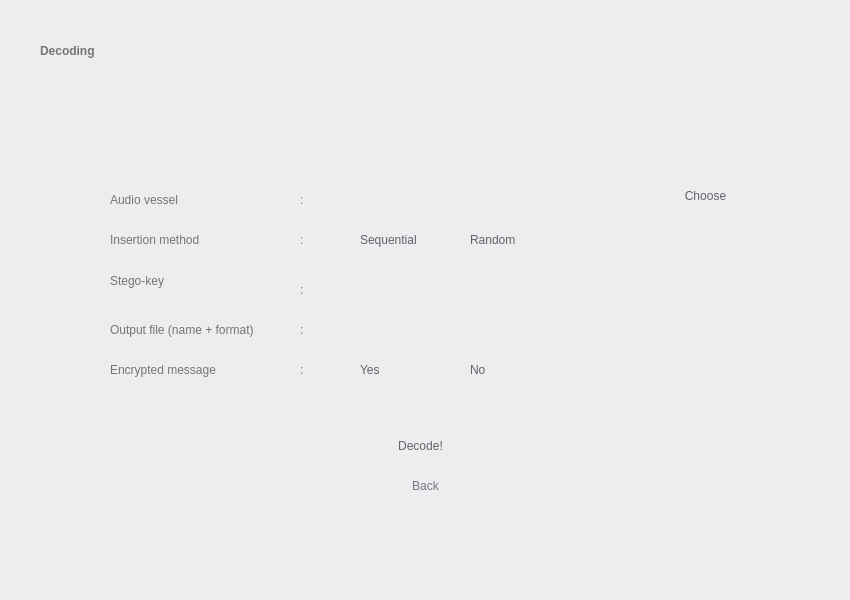
<?xml version="1.0" encoding="UTF-8"?>
<ui version="4.0">
 <class>Widget</class>
 <widget class="QWidget" name="Widget">
  <property name="geometry">
   <rect>
    <x>0</x>
    <y>0</y>
    <width>850</width>
    <height>600</height>
   </rect>
  </property>
  <property name="windowTitle">
   <string>Widget</string>
  </property>
  <property name="styleSheet">
   <string notr="true">background-color: rgb(238, 236, 239);</string>
  </property>
  <widget class="QWidget" name="widget1" native="true">
   <property name="geometry">
    <rect>
     <x>0</x>
     <y>0</y>
     <width>850</width>
     <height>600</height>
    </rect>
   </property>
   <property name="styleSheet">
    <string notr="true">QWidget#widget1 {background-color: rgb(246, 245, 247);};

</string>
   </property>
   <widget class="QLabel" name="label">
    <property name="geometry">
     <rect>
      <x>40</x>
      <y>30</y>
      <width>241</width>
      <height>41</height>
     </rect>
    </property>
    <property name="styleSheet">
     <string notr="true">background-color: rgba(255, 255, 255, 0);
color: rgb(116, 116, 118);
font: 36pt &quot;Product Sans&quot;;
font-weight: bold;
</string>
    </property>
    <property name="text">
     <string>Decoding</string>
    </property>
    <property name="alignment">
     <set>Qt::AlignLeading|Qt::AlignLeft|Qt::AlignVCenter</set>
    </property>
   </widget>
   <widget class="QPushButton" name="goButton">
    <property name="geometry">
     <rect>
      <x>340</x>
      <y>420</y>
      <width>161</width>
      <height>51</height>
     </rect>
    </property>
    <property name="styleSheet">
     <string notr="true">font: 17pt &quot;Product Sans&quot;;
color: rgb(96, 99, 103);
border-radius: 25px;
</string>
    </property>
    <property name="text">
     <string>Decode!</string>
    </property>
   </widget>
   <widget class="QLabel" name="label_4">
    <property name="geometry">
     <rect>
      <x>110</x>
      <y>190</y>
      <width>101</width>
      <height>20</height>
     </rect>
    </property>
    <property name="styleSheet">
     <string notr="true">background-color: rgba(255, 255, 255, 0);
font: 15pt &quot;Product Sans&quot;;
color: rgb(116, 116, 118);</string>
    </property>
    <property name="text">
     <string>Audio vessel</string>
    </property>
    <property name="alignment">
     <set>Qt::AlignLeading|Qt::AlignLeft|Qt::AlignVCenter</set>
    </property>
   </widget>
   <widget class="QLineEdit" name="vesselField">
    <property name="geometry">
     <rect>
      <x>320</x>
      <y>180</y>
      <width>341</width>
      <height>31</height>
     </rect>
    </property>
    <property name="styleSheet">
     <string notr="true">border-radius: 2px;
padding-left: 10px;
color: rgb(116, 116, 118);
</string>
    </property>
    <property name="readOnly">
     <bool>true</bool>
    </property>
   </widget>
   <widget class="QLineEdit" name="stegoKeyField">
    <property name="geometry">
     <rect>
      <x>320</x>
      <y>270</y>
      <width>341</width>
      <height>31</height>
     </rect>
    </property>
    <property name="styleSheet">
     <string notr="true">border-radius: 2px;
padding-left: 10px;
color: rgb(116, 116, 118);
</string>
    </property>
   </widget>
   <widget class="QRadioButton" name="insButton_2">
    <property name="geometry">
     <rect>
      <x>450</x>
      <y>230</y>
      <width>101</width>
      <height>20</height>
     </rect>
    </property>
    <property name="styleSheet">
     <string notr="true">font: 15pt &quot;Product Sans&quot;;
background-color: rgba(255, 255, 255, 0);
border-radius: 4px;
color: rgb(96, 99, 103);
</string>
    </property>
    <property name="text">
     <string>Random</string>
    </property>
    <attribute name="buttonGroup">
     <string notr="true">buttonGroup_2</string>
    </attribute>
   </widget>
   <widget class="QRadioButton" name="insButton_1">
    <property name="geometry">
     <rect>
      <x>340</x>
      <y>230</y>
      <width>101</width>
      <height>20</height>
     </rect>
    </property>
    <property name="styleSheet">
     <string notr="true">font: 15pt &quot;Product Sans&quot;;
border-radius: 4px;
color: rgb(96, 99, 103);
background-color: rgba(255, 255, 255, 0);
</string>
    </property>
    <property name="text">
     <string>Sequential</string>
    </property>
    <attribute name="buttonGroup">
     <string notr="true">buttonGroup_2</string>
    </attribute>
   </widget>
   <widget class="QLineEdit" name="outputFileField">
    <property name="geometry">
     <rect>
      <x>320</x>
      <y>310</y>
      <width>341</width>
      <height>31</height>
     </rect>
    </property>
    <property name="styleSheet">
     <string notr="true">border-radius: 2px;
padding-left: 10px;
color: rgb(116, 116, 118);
</string>
    </property>
   </widget>
   <widget class="QPushButton" name="vesselButton">
    <property name="geometry">
     <rect>
      <x>670</x>
      <y>180</y>
      <width>71</width>
      <height>31</height>
     </rect>
    </property>
    <property name="styleSheet">
     <string notr="true">font: 15pt &quot;Product Sans&quot;;
color: rgb(96, 99, 103);
border-radius: 15px;
</string>
    </property>
    <property name="text">
     <string>Choose</string>
    </property>
   </widget>
   <widget class="QRadioButton" name="encButton_1">
    <property name="geometry">
     <rect>
      <x>340</x>
      <y>360</y>
      <width>101</width>
      <height>20</height>
     </rect>
    </property>
    <property name="styleSheet">
     <string notr="true">font: 15pt &quot;Product Sans&quot;;
border-radius: 4px;
color: rgb(96, 99, 103);
background-color: rgba(255, 255, 255, 0);
</string>
    </property>
    <property name="text">
     <string>Yes</string>
    </property>
    <attribute name="buttonGroup">
     <string notr="true">buttonGroup_3</string>
    </attribute>
   </widget>
   <widget class="QRadioButton" name="encButton_2">
    <property name="geometry">
     <rect>
      <x>450</x>
      <y>360</y>
      <width>101</width>
      <height>20</height>
     </rect>
    </property>
    <property name="styleSheet">
     <string notr="true">font: 15pt &quot;Product Sans&quot;;
background-color: rgba(255, 255, 255, 0);
border-radius: 4px;
color: rgb(96, 99, 103);
</string>
    </property>
    <property name="text">
     <string>No</string>
    </property>
    <attribute name="buttonGroup">
     <string notr="true">buttonGroup_3</string>
    </attribute>
   </widget>
   <widget class="QLabel" name="label_9">
    <property name="geometry">
     <rect>
      <x>110</x>
      <y>230</y>
      <width>171</width>
      <height>20</height>
     </rect>
    </property>
    <property name="styleSheet">
     <string notr="true">background-color: rgba(255, 255, 255, 0);
font: 15pt &quot;Product Sans&quot;;
color: rgb(116, 116, 118);</string>
    </property>
    <property name="text">
     <string>Insertion method</string>
    </property>
    <property name="alignment">
     <set>Qt::AlignLeading|Qt::AlignLeft|Qt::AlignVCenter</set>
    </property>
   </widget>
   <widget class="QLabel" name="label_10">
    <property name="geometry">
     <rect>
      <x>110</x>
      <y>270</y>
      <width>171</width>
      <height>21</height>
     </rect>
    </property>
    <property name="styleSheet">
     <string notr="true">background-color: rgba(255, 255, 255, 0);
font: 15pt &quot;Product Sans&quot;;
color: rgb(116, 116, 118);</string>
    </property>
    <property name="text">
     <string>Stego-key </string>
    </property>
    <property name="alignment">
     <set>Qt::AlignLeading|Qt::AlignLeft|Qt::AlignVCenter</set>
    </property>
   </widget>
   <widget class="QLabel" name="label_11">
    <property name="geometry">
     <rect>
      <x>110</x>
      <y>320</y>
      <width>181</width>
      <height>20</height>
     </rect>
    </property>
    <property name="styleSheet">
     <string notr="true">background-color: rgba(255, 255, 255, 0);
font: 15pt &quot;Product Sans&quot;;
color: rgb(116, 116, 118);</string>
    </property>
    <property name="text">
     <string>Output file (name + format)</string>
    </property>
    <property name="alignment">
     <set>Qt::AlignLeading|Qt::AlignLeft|Qt::AlignVCenter</set>
    </property>
   </widget>
   <widget class="QLabel" name="label_14">
    <property name="geometry">
     <rect>
      <x>300</x>
      <y>190</y>
      <width>16</width>
      <height>20</height>
     </rect>
    </property>
    <property name="styleSheet">
     <string notr="true">background-color: rgba(255, 255, 255, 0);
font: 15pt &quot;Product Sans&quot;;
color: rgb(116, 116, 118);</string>
    </property>
    <property name="text">
     <string>:</string>
    </property>
    <property name="alignment">
     <set>Qt::AlignLeading|Qt::AlignLeft|Qt::AlignVCenter</set>
    </property>
   </widget>
   <widget class="QLabel" name="label_16">
    <property name="geometry">
     <rect>
      <x>300</x>
      <y>230</y>
      <width>16</width>
      <height>20</height>
     </rect>
    </property>
    <property name="styleSheet">
     <string notr="true">background-color: rgba(255, 255, 255, 0);
font: 15pt &quot;Product Sans&quot;;
color: rgb(116, 116, 118);</string>
    </property>
    <property name="text">
     <string>:</string>
    </property>
    <property name="alignment">
     <set>Qt::AlignLeading|Qt::AlignLeft|Qt::AlignVCenter</set>
    </property>
   </widget>
   <widget class="QLabel" name="label_17">
    <property name="geometry">
     <rect>
      <x>300</x>
      <y>280</y>
      <width>16</width>
      <height>20</height>
     </rect>
    </property>
    <property name="styleSheet">
     <string notr="true">background-color: rgba(255, 255, 255, 0);
font: 15pt &quot;Product Sans&quot;;
color: rgb(116, 116, 118);</string>
    </property>
    <property name="text">
     <string>:</string>
    </property>
    <property name="alignment">
     <set>Qt::AlignLeading|Qt::AlignLeft|Qt::AlignVCenter</set>
    </property>
   </widget>
   <widget class="QLabel" name="label_18">
    <property name="geometry">
     <rect>
      <x>300</x>
      <y>320</y>
      <width>16</width>
      <height>20</height>
     </rect>
    </property>
    <property name="styleSheet">
     <string notr="true">background-color: rgba(255, 255, 255, 0);
font: 15pt &quot;Product Sans&quot;;
color: rgb(116, 116, 118);</string>
    </property>
    <property name="text">
     <string>:</string>
    </property>
    <property name="alignment">
     <set>Qt::AlignLeading|Qt::AlignLeft|Qt::AlignVCenter</set>
    </property>
   </widget>
   <widget class="QLabel" name="label_19">
    <property name="geometry">
     <rect>
      <x>110</x>
      <y>360</y>
      <width>181</width>
      <height>20</height>
     </rect>
    </property>
    <property name="styleSheet">
     <string notr="true">background-color: rgba(255, 255, 255, 0);
font: 15pt &quot;Product Sans&quot;;
color: rgb(116, 116, 118);</string>
    </property>
    <property name="text">
     <string>Encrypted message</string>
    </property>
    <property name="alignment">
     <set>Qt::AlignLeading|Qt::AlignLeft|Qt::AlignVCenter</set>
    </property>
   </widget>
   <widget class="QLabel" name="label_20">
    <property name="geometry">
     <rect>
      <x>300</x>
      <y>360</y>
      <width>16</width>
      <height>20</height>
     </rect>
    </property>
    <property name="styleSheet">
     <string notr="true">background-color: rgba(255, 255, 255, 0);
font: 15pt &quot;Product Sans&quot;;
color: rgb(116, 116, 118);</string>
    </property>
    <property name="text">
     <string>:</string>
    </property>
    <property name="alignment">
     <set>Qt::AlignLeading|Qt::AlignLeft|Qt::AlignVCenter</set>
    </property>
   </widget>
   <widget class="QPushButton" name="backButton">
    <property name="geometry">
     <rect>
      <x>390</x>
      <y>470</y>
      <width>71</width>
      <height>31</height>
     </rect>
    </property>
    <property name="styleSheet">
     <string notr="true">font: 12pt &quot;Product Sans&quot;;
color: rgb(118, 121, 128);
background-color: rgba(255, 255, 255, 0);
border-radius: 15px;
</string>
    </property>
    <property name="text">
     <string>Back</string>
    </property>
   </widget>
  </widget>
 </widget>
 <resources/>
 <connections/>
 <buttongroups>
  <buttongroup name="buttonGroup_3"/>
  <buttongroup name="buttonGroup_2"/>
 </buttongroups>
</ui>
